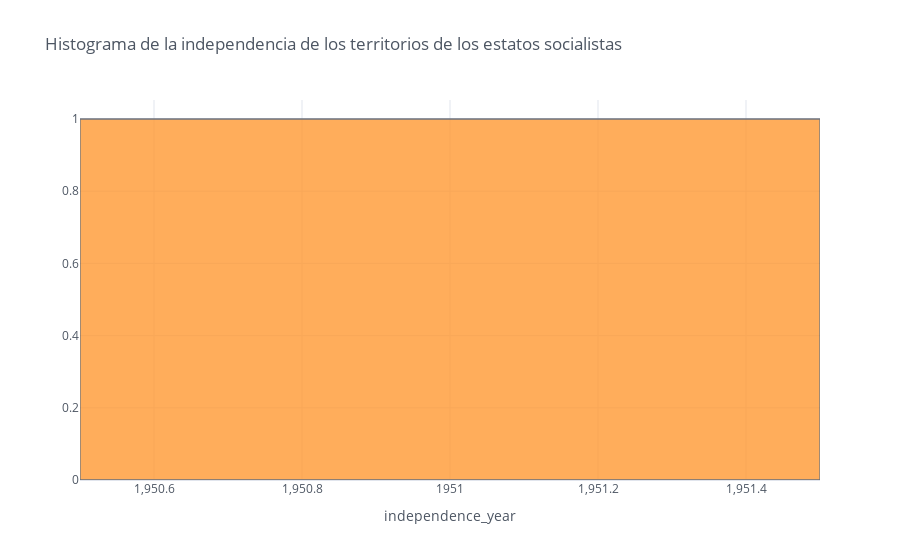

The code cell stored with this chart in its notebook:
### Code cell
#Histograma

Data2[['Socialistic State']].iplot(kind='hist',xTitle='independence_year', 
                               title='Histograma de la independencia de los territorios de los estatos socialistas')

### Figure 1 — Plotly figure (JSON) as saved in the notebook; plotly's stock layout.template omitted (floating-point values rounded to 4 significant figures; data arrays with more than 128 entries replaced by an {"elided": "..."} marker saying what was removed)
{"data": [{"histfunc": "count", "histnorm": "", "marker": {"color": "rgba(255, 153, 51, 1.0)", "line": {"color": "#4D5663", "width": 1.3}}, "name": "Socialistic State", "opacity": 0.8, "orientation": "v", "type": "histogram", "x": {"elided": "239 int values"}}], "layout": {"barmode": "overlay", "legend": {"bgcolor": "#FFFFFF", "font": {"color": "#4D5663"}}, "paper_bgcolor": "#FFFFFF", "plot_bgcolor": "#FFFFFF", "title": {"font": {"color": "#4D5663"}, "text": "Histograma de la independencia de los territorios de los estatos socialistas"}, "xaxis": {"gridcolor": "#E1E5ED", "showgrid": true, "tickfont": {"color": "#4D5663"}, "title": {"font": {"color": "#4D5663"}, "text": "independence_year"}, "zerolinecolor": "#E1E5ED"}, "yaxis": {"gridcolor": "#E1E5ED", "showgrid": true, "tickfont": {"color": "#4D5663"}, "title": {"font": {"color": "#4D5663"}, "text": ""}, "zerolinecolor": "#E1E5ED"}}}
